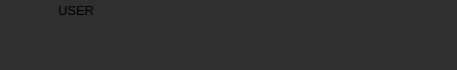
<?xml version="1.0" encoding="UTF-8"?>
<ui version="4.0">
 <class>Form</class>
 <widget class="QWidget" name="Form">
  <property name="geometry">
   <rect>
    <x>0</x>
    <y>0</y>
    <width>457</width>
    <height>70</height>
   </rect>
  </property>
  <property name="windowTitle">
   <string>Form</string>
  </property>
  <property name="styleSheet">
   <string notr="true">QWidget {
	background-color :  rgb(47, 47, 47);
}</string>
  </property>
  <widget class="QWidget" name="widget" native="true">
   <property name="geometry">
    <rect>
     <x>0</x>
     <y>8</y>
     <width>456</width>
     <height>61</height>
    </rect>
   </property>
   <property name="styleSheet">
    <string notr="true">QWidget {
	background-color : &quot;#666666&quot;;
	color : &quot;#FFFFFF&quot;;
	border-radius : 20px;
}</string>
   </property>
   <widget class="QPlainTextEdit" name="plainTextEdit">
    <property name="geometry">
     <rect>
      <x>13</x>
      <y>20</y>
      <width>433</width>
      <height>31</height>
     </rect>
    </property>
    <property name="font">
     <font>
      <pointsize>12</pointsize>
     </font>
    </property>
    <property name="verticalScrollBarPolicy">
     <enum>Qt::ScrollBarAlwaysOff</enum>
    </property>
    <property name="sizeAdjustPolicy">
     <enum>QAbstractScrollArea::AdjustToContents</enum>
    </property>
    <property name="readOnly">
     <bool>true</bool>
    </property>
   </widget>
  </widget>
  <widget class="QLabel" name="label">
   <property name="geometry">
    <rect>
     <x>40</x>
     <y>0</y>
     <width>81</width>
     <height>21</height>
    </rect>
   </property>
   <property name="font">
    <font>
     <pointsize>10</pointsize>
    </font>
   </property>
   <property name="styleSheet">
    <string notr="true"/>
   </property>
   <property name="text">
    <string>     USER</string>
   </property>
  </widget>
 </widget>
 <resources/>
 <connections/>
</ui>
